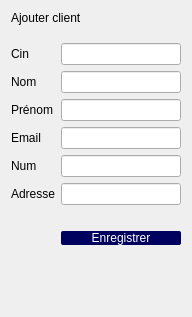
          <widget class="QWidget" name="scrollAreaWidgetContents_7">
           <property name="geometry">
            <rect>
             <x>0</x>
             <y>0</y>
             <width>192</width>
             <height>317</height>
            </rect>
           </property>
           <layout class="QFormLayout" name="formLayout_39">
            <item row="0" column="0" colspan="2">
             <widget class="QLabel" name="label_53">
              <property name="styleSheet">
               <string notr="true">font: 18pt &quot;Nunito Sans&quot;;</string>
              </property>
              <property name="text">
               <string>Ajouter client</string>
              </property>
             </widget>
            </item>
            <item row="1" column="1">
             <layout class="QHBoxLayout" name="horizontalLayout_58"/>
            </item>
            <item row="2" column="1">
             <layout class="QHBoxLayout" name="horizontalLayout_126"/>
            </item>
            <item row="4" column="0">
             <widget class="QLabel" name="label_54">
              <property name="text">
               <string>Cin</string>
              </property>
             </widget>
            </item>
            <item row="4" column="1">
             <widget class="QLineEdit" name="lineEdit_cinClient"/>
            </item>
            <item row="5" column="0">
             <widget class="QLabel" name="label_270">
              <property name="text">
               <string>Nom</string>
              </property>
             </widget>
            </item>
            <item row="5" column="1">
             <widget class="QLineEdit" name="lineEdit_nomClient"/>
            </item>
            <item row="6" column="0">
             <widget class="QLabel" name="label_55">
              <property name="text">
               <string>Prénom</string>
              </property>
             </widget>
            </item>
            <item row="6" column="1">
             <widget class="QLineEdit" name="lineEdit_prenomClient"/>
            </item>
            <item row="7" column="0">
             <widget class="QLabel" name="label">
              <property name="text">
               <string>Email</string>
              </property>
             </widget>
            </item>
            <item row="7" column="1">
             <widget class="QLineEdit" name="lineEdit_emailClient"/>
            </item>
            <item row="8" column="0">
             <widget class="QLabel" name="label_2">
              <property name="text">
               <string>Num</string>
              </property>
             </widget>
            </item>
            <item row="10" column="0">
             <widget class="QLabel" name="label_61">
              <property name="text">
               <string/>
              </property>
             </widget>
            </item>
            <item row="12" column="1">
             <widget class="QPushButton" name="pushButton_enregistrerClient">
              <property name="styleSheet">
               <string notr="true">QPushButton
{
	border: 10 px;border-radius: 2px;
background-color: rgb(0, 0, 95);
color:white;
	font: 25 9pt &quot;Nunito&quot;;
}</string>
              </property>
              <property name="text">
               <string>Enregistrer</string>
              </property>
             </widget>
            </item>
            <item row="9" column="0">
             <widget class="QLabel" name="label_3">
              <property name="text">
               <string>Adresse</string>
              </property>
             </widget>
            </item>
            <item row="8" column="1">
             <widget class="QLineEdit" name="lineEdit_numClient"/>
            </item>
            <item row="9" column="1">
             <widget class="QLineEdit" name="lineEdit_adresseClient"/>
            </item>
           </layout>
          </widget>
